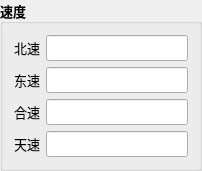
         <widget class="QGroupBox" name="groupBox_10">
          <property name="font">
           <font>
            <family>微软雅黑</family>
            <pointsize>10</pointsize>
            <weight>75</weight>
            <bold>true</bold>
           </font>
          </property>
          <property name="title">
           <string>速度</string>
          </property>
          <layout class="QGridLayout" name="gridLayout_10">
           <item row="1" column="0">
            <widget class="QLabel" name="label_38">
             <property name="maximumSize">
              <size>
               <width>59</width>
               <height>16777215</height>
              </size>
             </property>
             <property name="font">
              <font>
               <family>微软雅黑</family>
               <pointsize>10</pointsize>
               <weight>50</weight>
               <bold>false</bold>
              </font>
             </property>
             <property name="text">
              <string>东速</string>
             </property>
            </widget>
           </item>
           <item row="2" column="0">
            <widget class="QLabel" name="label_39">
             <property name="maximumSize">
              <size>
               <width>59</width>
               <height>16777215</height>
              </size>
             </property>
             <property name="font">
              <font>
               <family>微软雅黑</family>
               <pointsize>10</pointsize>
               <weight>50</weight>
               <bold>false</bold>
              </font>
             </property>
             <property name="text">
              <string>合速</string>
             </property>
            </widget>
           </item>
           <item row="0" column="1">
            <widget class="QLineEdit" name="lineEdit_15">
             <property name="font">
              <font>
               <family>微软雅黑</family>
               <pointsize>10</pointsize>
               <weight>75</weight>
               <bold>true</bold>
              </font>
             </property>
             <property name="readOnly">
              <bool>true</bool>
             </property>
            </widget>
           </item>
           <item row="1" column="1">
            <widget class="QLineEdit" name="lineEdit_16">
             <property name="font">
              <font>
               <family>微软雅黑</family>
               <pointsize>10</pointsize>
               <weight>75</weight>
               <bold>true</bold>
              </font>
             </property>
             <property name="readOnly">
              <bool>true</bool>
             </property>
            </widget>
           </item>
           <item row="0" column="0">
            <widget class="QLabel" name="label_37">
             <property name="maximumSize">
              <size>
               <width>59</width>
               <height>16777215</height>
              </size>
             </property>
             <property name="font">
              <font>
               <family>微软雅黑</family>
               <pointsize>10</pointsize>
               <weight>50</weight>
               <bold>false</bold>
              </font>
             </property>
             <property name="text">
              <string>北速</string>
             </property>
            </widget>
           </item>
           <item row="2" column="1">
            <widget class="QLineEdit" name="lineEdit_17">
             <property name="font">
              <font>
               <family>微软雅黑</family>
               <pointsize>10</pointsize>
               <weight>75</weight>
               <bold>true</bold>
              </font>
             </property>
             <property name="readOnly">
              <bool>true</bool>
             </property>
            </widget>
           </item>
           <item row="3" column="0">
            <widget class="QLabel" name="label_54">
             <property name="maximumSize">
              <size>
               <width>59</width>
               <height>16777215</height>
              </size>
             </property>
             <property name="font">
              <font>
               <family>微软雅黑</family>
               <pointsize>10</pointsize>
               <weight>50</weight>
               <bold>false</bold>
              </font>
             </property>
             <property name="text">
              <string>天速</string>
             </property>
            </widget>
           </item>
           <item row="3" column="1">
            <widget class="QLineEdit" name="lineEdit_45">
             <property name="font">
              <font>
               <family>微软雅黑</family>
               <pointsize>10</pointsize>
               <weight>75</weight>
               <bold>true</bold>
              </font>
             </property>
             <property name="readOnly">
              <bool>true</bool>
             </property>
            </widget>
           </item>
          </layout>
         </widget>
